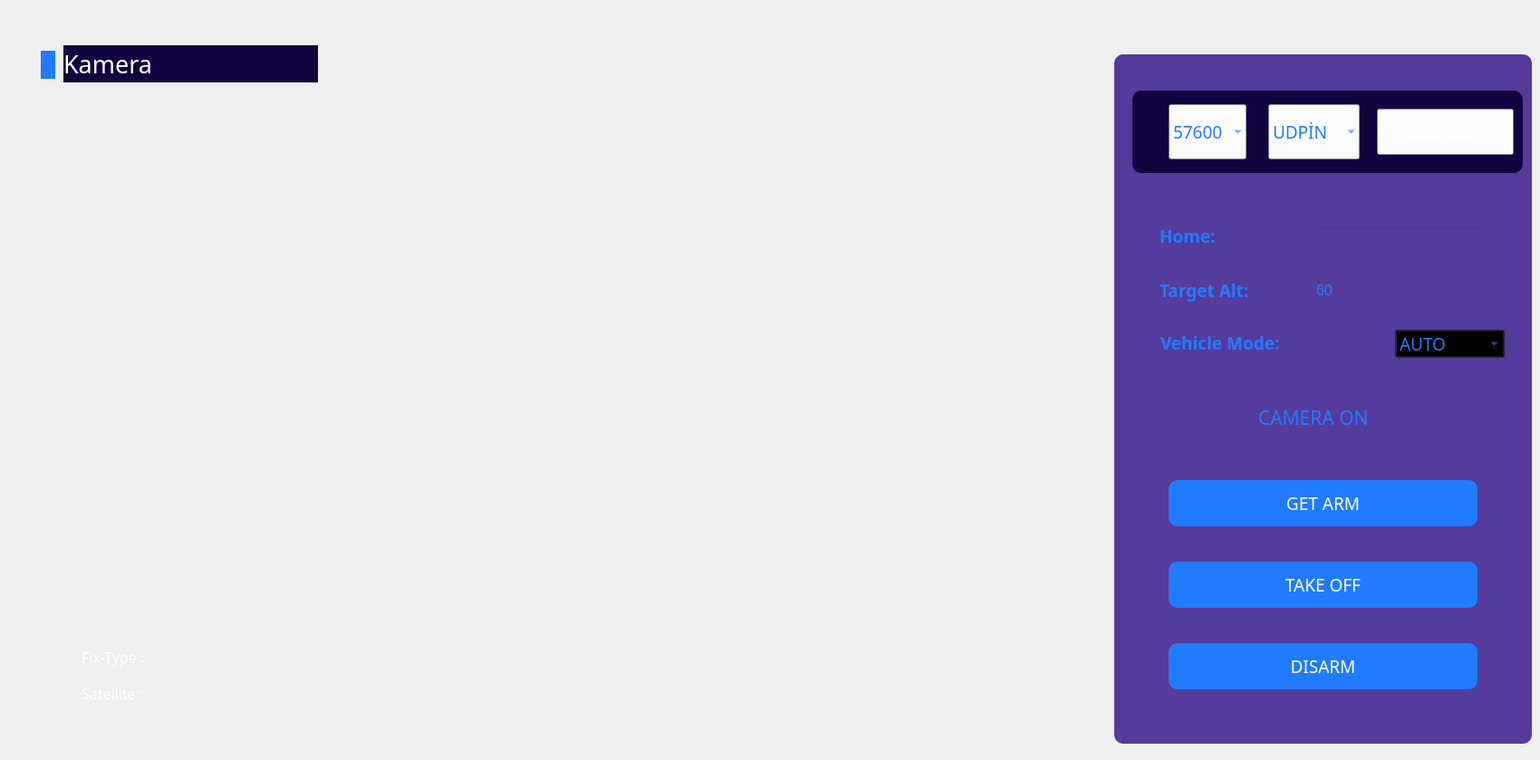
      <widget class="QWidget" name="page_mission">
       <widget class="QPushButton" name="connectBtn">
        <property name="geometry">
         <rect>
          <x>1520</x>
          <y>120</y>
          <width>151</width>
          <height>51</height>
         </rect>
        </property>
        <property name="minimumSize">
         <size>
          <width>50</width>
          <height>40</height>
         </size>
        </property>
        <property name="font">
         <font>
          <family>Favela-SemiBold</family>
          <pointsize>14</pointsize>
         </font>
        </property>
        <property name="styleSheet">
         <string notr="true">background-color:rgba(255,255,255,0);
color:rgb(255,255,255);</string>
        </property>
        <property name="text">
         <string>CONNECT</string>
        </property>
        <property name="autoDefault">
         <bool>false</bool>
        </property>
        <property name="default">
         <bool>false</bool>
        </property>
        <property name="flat">
         <bool>false</bool>
        </property>
       </widget>
       <widget class="QComboBox" name="portBtn">
        <property name="geometry">
         <rect>
          <x>1290</x>
          <y>115</y>
          <width>86</width>
          <height>61</height>
         </rect>
        </property>
        <property name="font">
         <font>
          <family>Favela-Medium</family>
          <pointsize>14</pointsize>
         </font>
        </property>
        <property name="styleSheet">
         <string notr="true">background-color:rgba(255,255,255,0);
color:rgb(32,123,255);</string>
        </property>
        <property name="frame">
         <bool>false</bool>
        </property>
        <item>
         <property name="text">
          <string>57600</string>
         </property>
        </item>
       </widget>
       <widget class="QComboBox" name="comBtn">
        <property name="geometry">
         <rect>
          <x>1400</x>
          <y>115</y>
          <width>101</width>
          <height>61</height>
         </rect>
        </property>
        <property name="font">
         <font>
          <family>Favela-Medium</family>
          <pointsize>14</pointsize>
         </font>
        </property>
        <property name="styleSheet">
         <string notr="true">background-color:rgba(255,255,255,0);
color:rgb(32,123,255);</string>
        </property>
        <property name="frame">
         <bool>false</bool>
        </property>
        <item>
         <property name="text">
          <string>UDPİN</string>
         </property>
        </item>
        <item>
         <property name="text">
          <string>COM6</string>
         </property>
        </item>
       </widget>
       <widget class="QLabel" name="label_location">
        <property name="geometry">
         <rect>
          <x>50</x>
          <y>110</y>
          <width>1080</width>
          <height>720</height>
         </rect>
        </property>
        <property name="sizePolicy">
         <sizepolicy hsizetype="Ignored" vsizetype="Ignored">
          <horstretch>0</horstretch>
          <verstretch>0</verstretch>
         </sizepolicy>
        </property>
        <property name="minimumSize">
         <size>
          <width>0</width>
          <height>0</height>
         </size>
        </property>
        <property name="maximumSize">
         <size>
          <width>1080</width>
          <height>720</height>
         </size>
        </property>
        <property name="styleSheet">
         <string notr="true">border-radius:10px;</string>
        </property>
        <property name="text">
         <string/>
        </property>
       </widget>
       <widget class="QLabel" name="labelSatellite">
        <property name="geometry">
         <rect>
          <x>220</x>
          <y>758</y>
          <width>55</width>
          <height>16</height>
         </rect>
        </property>
        <property name="font">
         <font>
          <pointsize>10</pointsize>
         </font>
        </property>
        <property name="styleSheet">
         <string notr="true">color: rgb(255, 255, 255);</string>
        </property>
        <property name="text">
         <string/>
        </property>
       </widget>
       <widget class="QLabel" name="labelFixed">
        <property name="geometry">
         <rect>
          <x>220</x>
          <y>720</y>
          <width>55</width>
          <height>16</height>
         </rect>
        </property>
        <property name="font">
         <font>
          <pointsize>10</pointsize>
         </font>
        </property>
        <property name="styleSheet">
         <string notr="true">color: rgb(255, 255, 255);</string>
        </property>
        <property name="text">
         <string/>
        </property>
       </widget>
       <widget class="QLabel" name="labelFixed_2">
        <property name="geometry">
         <rect>
          <x>90</x>
          <y>750</y>
          <width>111</width>
          <height>31</height>
         </rect>
        </property>
        <property name="font">
         <font>
          <family>Favela-Medium</family>
          <pointsize>12</pointsize>
         </font>
        </property>
        <property name="styleSheet">
         <string notr="true">color: rgb(255, 255, 255);
background-color:rgba(255,255,255,0);</string>
        </property>
        <property name="text">
         <string>Satellite :</string>
        </property>
       </widget>
       <widget class="QLabel" name="labelSatellite_2">
        <property name="geometry">
         <rect>
          <x>90</x>
          <y>710</y>
          <width>111</width>
          <height>31</height>
         </rect>
        </property>
        <property name="font">
         <font>
          <family>Favela-Medium</family>
          <pointsize>12</pointsize>
         </font>
        </property>
        <property name="styleSheet">
         <string notr="true">color: rgb(255, 255, 255);
background-color:rgba(255,255,255,0);</string>
        </property>
        <property name="text">
         <string>Fix-Type :</string>
        </property>
       </widget>
       <widget class="QLabel" name="label_47">
        <property name="geometry">
         <rect>
          <x>1281</x>
          <y>360</y>
          <width>191</width>
          <height>36</height>
         </rect>
        </property>
        <property name="font">
         <font>
          <family>Favela-Medium</family>
          <pointsize>14</pointsize>
          <weight>75</weight>
          <bold>true</bold>
         </font>
        </property>
        <property name="styleSheet">
         <string notr="true">background-color:rgba(255,255,255,0);
color: rgb(32, 123, 255);</string>
        </property>
        <property name="text">
         <string>Vehicle Mode: </string>
        </property>
       </widget>
       <widget class="QComboBox" name="modeCheck_2">
        <property name="geometry">
         <rect>
          <x>1540</x>
          <y>364</y>
          <width>121</width>
          <height>31</height>
         </rect>
        </property>
        <property name="minimumSize">
         <size>
          <width>50</width>
          <height>0</height>
         </size>
        </property>
        <property name="font">
         <font>
          <family>Favela-Medium</family>
          <pointsize>14</pointsize>
         </font>
        </property>
        <property name="styleSheet">
         <string notr="true">background-color:transparent;
color:rgba(32,123,255,255);</string>
        </property>
        <property name="currentIndex">
         <number>4</number>
        </property>
        <property name="frame">
         <bool>true</bool>
        </property>
        <item>
         <property name="text">
          <string>CHOOSE</string>
         </property>
        </item>
        <item>
         <property name="text">
          <string>QHover</string>
         </property>
        </item>
        <item>
         <property name="text">
          <string>QLand</string>
         </property>
        </item>
        <item>
         <property name="text">
          <string>QRTL</string>
         </property>
        </item>
        <item>
         <property name="text">
          <string>AUTO</string>
         </property>
        </item>
        <item>
         <property name="text">
          <string>GUİDE</string>
         </property>
        </item>
        <item>
         <property name="text">
          <string>STABILIZE</string>
         </property>
        </item>
       </widget>
       <widget class="QLabel" name="label_40">
        <property name="geometry">
         <rect>
          <x>1280</x>
          <y>250</y>
          <width>81</width>
          <height>21</height>
         </rect>
        </property>
        <property name="font">
         <font>
          <family>Favela-Medium</family>
          <pointsize>14</pointsize>
          <weight>75</weight>
          <bold>true</bold>
         </font>
        </property>
        <property name="styleSheet">
         <string notr="true">background-color:rgba(255,255,255,0);
color: rgb(32, 123, 255);</string>
        </property>
        <property name="text">
         <string>Home: </string>
        </property>
       </widget>
       <widget class="QPushButton" name="takeOffBtn">
        <property name="geometry">
         <rect>
          <x>1290</x>
          <y>620</y>
          <width>341</width>
          <height>51</height>
         </rect>
        </property>
        <property name="minimumSize">
         <size>
          <width>0</width>
          <height>0</height>
         </size>
        </property>
        <property name="maximumSize">
         <size>
          <width>999</width>
          <height>999</height>
         </size>
        </property>
        <property name="font">
         <font>
          <family>Favela-Medium</family>
          <pointsize>14</pointsize>
          <weight>50</weight>
          <italic>false</italic>
          <bold>false</bold>
         </font>
        </property>
        <property name="styleSheet">
         <string notr="true">background-color: rgb(32, 123, 255);
color: rgb(255, 255, 255);
border-radius:10px;</string>
        </property>
        <property name="text">
         <string>TAKE OFF</string>
        </property>
       </widget>
       <widget class="QLabel" name="label_35">
        <property name="geometry">
         <rect>
          <x>1280</x>
          <y>300</y>
          <width>131</width>
          <height>41</height>
         </rect>
        </property>
        <property name="font">
         <font>
          <family>Favela-Medium</family>
          <pointsize>14</pointsize>
          <weight>75</weight>
          <bold>true</bold>
         </font>
        </property>
        <property name="styleSheet">
         <string notr="true">background-color:rgba(255,255,255,0);
color: rgb(32, 123, 255);</string>
        </property>
        <property name="text">
         <string>Target Alt: </string>
        </property>
       </widget>
       <widget class="QLineEdit" name="line_HomeLocation">
        <property name="geometry">
         <rect>
          <x>1450</x>
          <y>250</y>
          <width>191</width>
          <height>22</height>
         </rect>
        </property>
        <property name="font">
         <font>
          <pointsize>10</pointsize>
         </font>
        </property>
        <property name="styleSheet">
         <string notr="true">background-color:rgba(255,255,255,0);
color:rgba(32,123,255,255);</string>
        </property>
       </widget>
       <widget class="QLineEdit" name="line_targetAlt">
        <property name="geometry">
         <rect>
          <x>1450</x>
          <y>310</y>
          <width>191</width>
          <height>21</height>
         </rect>
        </property>
        <property name="font">
         <font>
          <pointsize>12</pointsize>
         </font>
        </property>
        <property name="styleSheet">
         <string notr="true">background-color:rgba(255,255,255,0);
color:rgba(32,123,255,255);</string>
        </property>
        <property name="text">
         <string>60</string>
        </property>
       </widget>
       <widget class="QPushButton" name="disarmBtn">
        <property name="geometry">
         <rect>
          <x>1290</x>
          <y>710</y>
          <width>341</width>
          <height>51</height>
         </rect>
        </property>
        <property name="minimumSize">
         <size>
          <width>0</width>
          <height>0</height>
         </size>
        </property>
        <property name="maximumSize">
         <size>
          <width>999</width>
          <height>999</height>
         </size>
        </property>
        <property name="font">
         <font>
          <family>Favela-Medium</family>
          <pointsize>14</pointsize>
          <weight>50</weight>
          <italic>false</italic>
          <bold>false</bold>
         </font>
        </property>
        <property name="styleSheet">
         <string notr="true">background-color: rgb(32, 123, 255);
color: rgb(255, 255, 255);
border-radius:10px;</string>
        </property>
        <property name="text">
         <string>DISARM</string>
        </property>
       </widget>
       <widget class="QPushButton" name="armBtn">
        <property name="geometry">
         <rect>
          <x>1290</x>
          <y>530</y>
          <width>341</width>
          <height>51</height>
         </rect>
        </property>
        <property name="minimumSize">
         <size>
          <width>0</width>
          <height>0</height>
         </size>
        </property>
        <property name="maximumSize">
         <size>
          <width>999</width>
          <height>999</height>
         </size>
        </property>
        <property name="font">
         <font>
          <family>Favela-Medium</family>
          <pointsize>14</pointsize>
          <weight>50</weight>
          <italic>false</italic>
          <bold>false</bold>
         </font>
        </property>
        <property name="styleSheet">
         <string notr="true">background-color: rgb(32, 123, 255);
color: rgb(255, 255, 255);
border-radius:10px;</string>
        </property>
        <property name="text">
         <string>GET ARM</string>
        </property>
       </widget>
       <widget class="QCheckBox" name="checkCameraOn">
        <property name="geometry">
         <rect>
          <x>1370</x>
          <y>440</y>
          <width>241</width>
          <height>41</height>
         </rect>
        </property>
        <property name="font">
         <font>
          <family>Favela-Bold</family>
          <pointsize>16</pointsize>
         </font>
        </property>
        <property name="styleSheet">
         <string notr="true">background-color:rgba(255,255,255,0);
color:rgba(32,123,255,255);</string>
        </property>
        <property name="text">
         <string>CAMERA ON</string>
        </property>
       </widget>
       <widget class="QLabel" name="label">
        <property name="geometry">
         <rect>
          <x>1230</x>
          <y>60</y>
          <width>461</width>
          <height>761</height>
         </rect>
        </property>
        <property name="font">
         <font>
          <family>Favela-Medium</family>
         </font>
        </property>
        <property name="styleSheet">
         <string notr="true">background-color:rgba(41,9,133,200);
color:rgba(32,123,255,255);
border-radius:10px;</string>
        </property>
        <property name="text">
         <string/>
        </property>
       </widget>
       <widget class="QLabel" name="label_2">
        <property name="geometry">
         <rect>
          <x>1250</x>
          <y>100</y>
          <width>431</width>
          <height>91</height>
         </rect>
        </property>
        <property name="styleSheet">
         <string notr="true">background-color:rgb(18,4,62);
border-radius:10px;</string>
        </property>
        <property name="text">
         <string/>
        </property>
       </widget>
       <widget class="QLabel" name="labelPaketBilgiBack_4">
        <property name="geometry">
         <rect>
          <x>45</x>
          <y>56</y>
          <width>16</width>
          <height>31</height>
         </rect>
        </property>
        <property name="styleSheet">
         <string notr="true">background-color: rgb(32,123,255);</string>
        </property>
        <property name="text">
         <string/>
        </property>
       </widget>
       <widget class="QLabel" name="labelPaketBilgisi_4">
        <property name="geometry">
         <rect>
          <x>70</x>
          <y>50</y>
          <width>281</width>
          <height>41</height>
         </rect>
        </property>
        <property name="font">
         <font>
          <family>Favela-Medium</family>
          <pointsize>20</pointsize>
          <weight>50</weight>
          <italic>false</italic>
          <bold>false</bold>
         </font>
        </property>
        <property name="styleSheet">
         <string notr="true">color: rgb(255, 255, 255);
background-color: rgb(18,4,62);</string>
        </property>
        <property name="text">
         <string>Kamera</string>
        </property>
       </widget>
       <zorder>label</zorder>
       <zorder>label_2</zorder>
       <zorder>connectBtn</zorder>
       <zorder>portBtn</zorder>
       <zorder>comBtn</zorder>
       <zorder>label_location</zorder>
       <zorder>labelFixed</zorder>
       <zorder>label_47</zorder>
       <zorder>modeCheck_2</zorder>
       <zorder>label_40</zorder>
       <zorder>takeOffBtn</zorder>
       <zorder>label_35</zorder>
       <zorder>line_HomeLocation</zorder>
       <zorder>line_targetAlt</zorder>
       <zorder>disarmBtn</zorder>
       <zorder>armBtn</zorder>
       <zorder>checkCameraOn</zorder>
       <zorder>labelSatellite_2</zorder>
       <zorder>labelFixed_2</zorder>
       <zorder>labelPaketBilgiBack_4</zorder>
       <zorder>labelPaketBilgisi_4</zorder>
       <zorder>labelSatellite</zorder>
      </widget>
